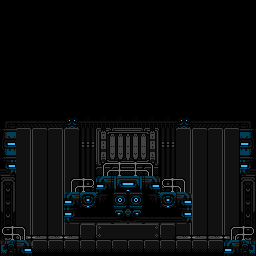

This game map was drawn from its Tiled (.tmx) file and the tilesets committed beside it. A one-line description and the trimmed map source follow:
An orthogonal 16x16 tile map with 16x16 px tiles, 3 tile layers (wall, main, fence), 2 tilesets and 3 objects (r_0, l_0, b_0).

<map version="1.0" orientation="orthogonal" renderorder="right-down" width="16" height="16" tilewidth="16" tileheight="16" nextobjectid="5">
 <properties>
  <property name="isStart" type="bool" value="true" />
 </properties>
 <tileset firstgid="1" source="../corpus.tsx" />
 <tileset firstgid="12097" source="../../connectors.tsx" />
 <objectgroup name="connectors">
  <object id="2" type="r_0" gid="12099" x="240" y="176" width="16" height="16">
   <properties>
    <property name="type" type="int" value="0" />
   </properties>
  </object>
  <object id="3" type="l_0" gid="12101" x="0" y="176" width="16" height="16">
   <properties>
    <property name="type" type="int" value="0" />
   </properties>
  </object>
  <object id="4" name="B" type="b_0" gid="12100" x="16" y="256" width="16" height="16">
   <properties>
    <property name="type" type="int" value="0" />
   </properties>
  </object>
 </objectgroup>
 <layer name="wall" width="16" height="16">
  <data>[256 cells, 110 non-empty, 34 distinct tile ids]</data>
 </layer>
 <layer name="main" width="16" height="16">
  <data>[256 cells, 46 non-empty, 26 distinct tile ids]</data>
 </layer>
 <layer name="fence" width="16" height="16">
  <data>[256 cells, 12 non-empty, 5 distinct tile ids]</data>
 </layer>
</map>
